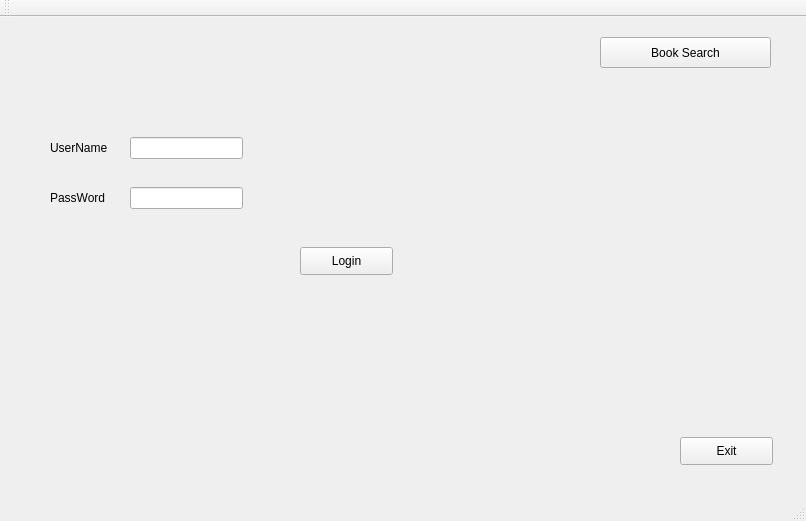
<?xml version="1.0" encoding="UTF-8"?>
<ui version="4.0">
 <class>MainWindow</class>
 <widget class="QMainWindow" name="MainWindow">
  <property name="geometry">
   <rect>
    <x>0</x>
    <y>0</y>
    <width>806</width>
    <height>521</height>
   </rect>
  </property>
  <property name="windowTitle">
   <string>MainWindow</string>
  </property>
  <widget class="QWidget" name="centralWidget">
   <widget class="QLabel" name="User">
    <property name="geometry">
     <rect>
      <x>50</x>
      <y>120</y>
      <width>81</width>
      <height>21</height>
     </rect>
    </property>
    <property name="text">
     <string>UserName</string>
    </property>
   </widget>
   <widget class="QLabel" name="Pass">
    <property name="geometry">
     <rect>
      <x>50</x>
      <y>170</y>
      <width>71</width>
      <height>21</height>
     </rect>
    </property>
    <property name="text">
     <string>PassWord</string>
    </property>
   </widget>
   <widget class="QLineEdit" name="UserName_Edit">
    <property name="geometry">
     <rect>
      <x>130</x>
      <y>120</y>
      <width>113</width>
      <height>22</height>
     </rect>
    </property>
   </widget>
   <widget class="QLineEdit" name="PassWord_Edit">
    <property name="geometry">
     <rect>
      <x>130</x>
      <y>170</y>
      <width>113</width>
      <height>22</height>
     </rect>
    </property>
    <property name="echoMode">
     <enum>QLineEdit::Password</enum>
    </property>
   </widget>
   <widget class="QPushButton" name="Exit">
    <property name="geometry">
     <rect>
      <x>680</x>
      <y>420</y>
      <width>93</width>
      <height>28</height>
     </rect>
    </property>
    <property name="text">
     <string>Exit</string>
    </property>
   </widget>
   <widget class="QPushButton" name="BookSearch">
    <property name="geometry">
     <rect>
      <x>600</x>
      <y>20</y>
      <width>171</width>
      <height>31</height>
     </rect>
    </property>
    <property name="text">
     <string>Book Search</string>
    </property>
   </widget>
   <widget class="QPushButton" name="Login_Button">
    <property name="geometry">
     <rect>
      <x>300</x>
      <y>230</y>
      <width>93</width>
      <height>28</height>
     </rect>
    </property>
    <property name="text">
     <string>Login</string>
    </property>
   </widget>
  </widget>
  <widget class="QMenuBar" name="menuBar">
   <property name="geometry">
    <rect>
     <x>0</x>
     <y>0</y>
     <width>806</width>
     <height>26</height>
    </rect>
   </property>
  </widget>
  <widget class="QToolBar" name="mainToolBar">
   <attribute name="toolBarArea">
    <enum>TopToolBarArea</enum>
   </attribute>
   <attribute name="toolBarBreak">
    <bool>false</bool>
   </attribute>
  </widget>
  <widget class="QStatusBar" name="statusBar"/>
 </widget>
 <layoutdefault spacing="6" margin="11"/>
 <resources/>
 <connections>
  <connection>
   <sender>Exit</sender>
   <signal>clicked()</signal>
   <receiver>MainWindow</receiver>
   <slot>close()</slot>
   <hints>
    <hint type="sourcelabel">
     <x>746</x>
     <y>468</y>
    </hint>
    <hint type="destinationlabel">
     <x>777</x>
     <y>417</y>
    </hint>
   </hints>
  </connection>
 </connections>
</ui>
